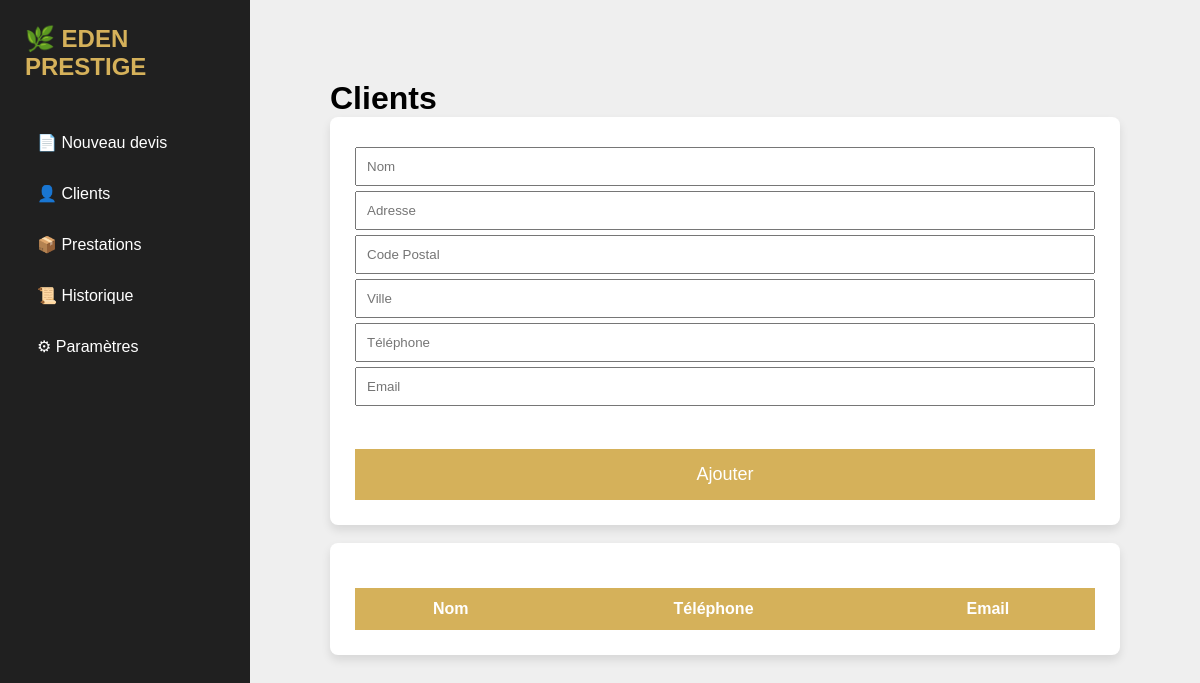
The app's page /clients, older data.
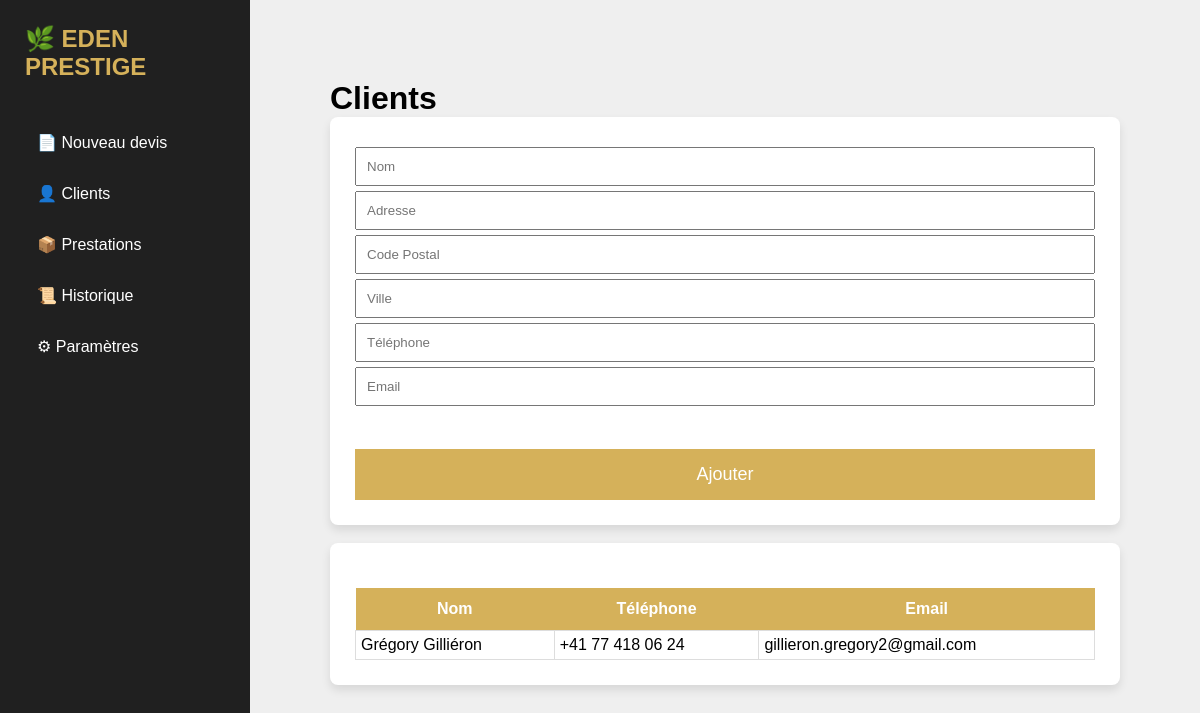
The same page, newer data.
### models.py (models this page shows, shortened)
class Client(db.Model):
    __tablename__ = "clients"
    id = db.Column(db.Integer, primary_key=True)
    nom = db.Column(db.String(150), nullable=False)
    adresse = db.Column(db.String(255))
    code_postal = db.Column(db.String(10))
    ville = db.Column(db.String(100))
    telephone = db.Column(db.String(30))
    email = db.Column(db.String(150))
    devis = db.relationship("Devis", backref="client_obj", lazy=True)

### app.py (the view)
@app.route("/clients")
def clients():
    liste = Client.query.order_by(Client.nom).all()
    return render_template(
        "clients.html",
        clients=liste
    )

### templates/clients.html (shortened to what this page needs)
<!DOCTYPE html>
<html lang="fr">
<head>
<link rel="stylesheet"
href="{{ url_for('static', filename='style.css') }}">
</head>
<body>
{% extends "base.html" %}
{% block contenu %}
<div class="content">
<h1>Clients</h1>
<div class="bloc">
<form action="/ajouter_client" method="POST">
<input
name="nom"
placeholder="Nom">
<input
name="adresse"
placeholder="Adresse">
<input
name="cp"
placeholder="Code Postal">
<input
name="ville"
placeholder="Ville">
<input
name="telephone"
placeholder="Téléphone">
<input
name="email"
placeholder="Email">
<br><br>
<input
class="valider"
type="submit"
value="Ajouter">
</form>
</div>
<br>
<div class="bloc">
<table>
<tr>
<th>Nom</th>
<th>Téléphone</th>
<th>Email</th>
</tr>
{% for client in clients %}
<tr>
<td>{{client.nom}}</td>
<td>{{client.telephone}}</td>
<td>{{client.email}}</td>
</tr>
{% endfor %}
</table>
</div>
</div>
{% endblock %}

Row changes from the older to the newer data that the page shows:
added Client: nom "Grégory Gilliéron", telephone "+41 77 418 06 24", email "gillieron.gregory2@gmail.com"
